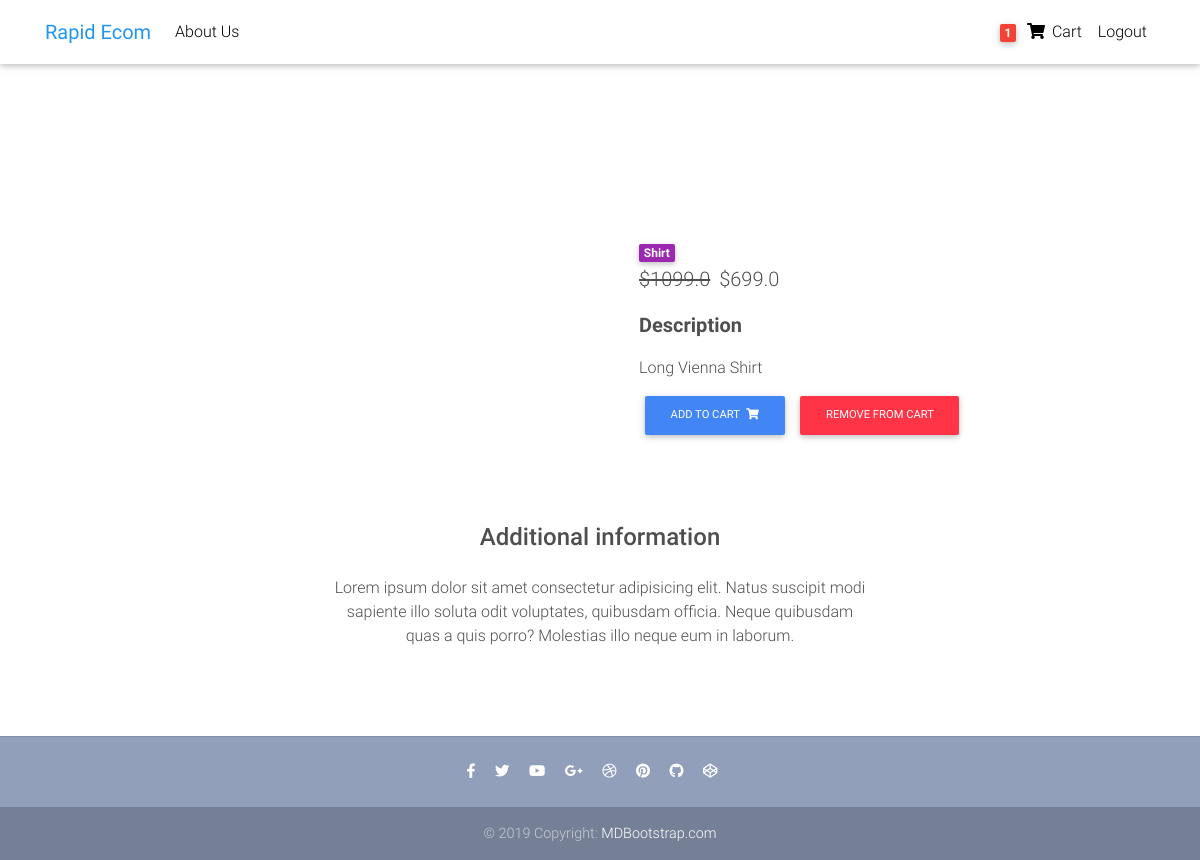
Page /ecom/product/test-product2/ (signed in) on the committed database.
### Ecommerce/models.py (models this page shows, shortened)
class Order(models.Model):
    user = models.ForeignKey(User, on_delete=models.CASCADE)
    items = models.ManyToManyField(OrderItem)
    start_date = models.DateTimeField(auto_now_add=True)
    ordered_date = models.DateTimeField()
    ordered = models.BooleanField(default=False)

class Item(models.Model):
    title = models.CharField(max_length=100)
    price = models.FloatField()
    discount_price = models.FloatField(blank=True, null=True)
    category = models.CharField(choices=CATEGORY_CHOICES, max_length=2)
    label = models.CharField(choices=LABEL_CHOICES, max_length=1)
    slug = models.SlugField()
    description = models.TextField()
    def get_add_to_cart_url(self):
        return reverse("add_to_cart", kwargs={"slug": self.slug})
    def get_remove_from_cart_url(self):
        return reverse("remove_from_cart", kwargs={"slug": self.slug})

### Ecommerce/views.py (the view)
# urls.py: path("product/<slug>/", ItemDetailView.as_view(), name="product-page"),
class ItemDetailView(DetailView):
    model = Item
    template_name = "product-page.html"

### Ecommerce/templatetags/cart_template_tags.py (called while the page is built)
@register.filter
def cart_item_count(user):
    if user.is_authenticated:
        qs = Order.objects.filter(user=user, ordered=False)
        if qs.exists():
            return qs[0].items.count()
    return 0

### Ecommerce/templates/product-page.html (shortened to what this page needs)
{% extends 'base.html' %}
{% block content %}
<main class="mt-5 pt-4">
  <div class="container dark-grey-text mt-5">
    <div class="row wow fadeIn">
      <div class="col-md-6 mb-4">
      </div>
      <div class="col-md-6 mb-4">
        <div class="p-4">
          <div class="mb-3">
            <a href="">
              <span class="badge purple mr-1">{{ object.get_category_display }}</span>
            </a>
            <p class="lead">
              {% if object.discount_price %}
              <span class="mr-1">
                <del>${{ object.price }}</del>
              </span>
              <span>${{ object.discount_price }}</span>
              {% else %}
              <span>${{ object.price }}</span>
              {% endif %}
            </p>
            <p class="lead font-weight-bold">Description</p>
            <p>{{ object.description }}</p>
            <a href="{{ object.get_add_to_cart_url }}" class="btn btn-primary btn-md my-0 p">
              Add to cart
              <i class="fas fa-shopping-cart ml-1"></i>
            </a>
            <a href="{{ object.get_remove_from_cart_url }}" class="btn btn-danger btn-md my-0 p">
              Remove from cart
            </a>
          </div>
        </div>
      </div>
      <div class="row d-flex justify-content-center wow fadeIn">
        <div class="col-md-6 text-center">
          <h4 class="my-4 h4">Additional information</h4>
          <p>Lorem ipsum dolor sit amet consectetur adipisicing elit. Natus suscipit modi sapiente illo soluta odit
            voluptates,
            quibusdam officia. Neque quibusdam quas a quis porro? Molestias illo neque eum in laborum.</p>
        </div>
      </div>
      <div class="row wow fadeIn">
        <div class="col-lg-4 col-md-12 mb-4">
        </div>
        <div class="col-lg-4 col-md-6 mb-4">
        </div>
        <div class="col-lg-4 col-md-6 mb-4">
        </div>
      </div>
    </div>
</main>
{% endblock content %}

### Ecommerce/templates/base.html (shortened to what this page needs)
{% load static %}
{% load cart_template_tags %}
<!DOCTYPE html>
<html lang="en">
<head>
   <link rel="stylesheet" href="https://use.fontawesome.com/releases/v5.11.2/css/all.css">
   <link href="{% static 'css/bootstrap.min.css' %}" rel="stylesheet">
   <link href="{% static 'css/mdb.min.css' %}" rel="stylesheet">
   <link href="{% static 'css/style.min.css' %}" rel="stylesheet">
   <link rel="stylesheet" href="{% static 'css/main.css' %}">
</head>
<body>
   <header>
      <nav class="navbar fixed-top navbar-expand-lg navbar-light white scrolling-navbar">
         <div class="container">
            <a class="navbar-brand waves-effect" href="{% url 'ecom-home' %}">
               <strong class="blue-text">Rapid Ecom</strong>
            </a>
            <div class="collapse navbar-collapse" id="navbarSupportedContent">
               <ul class="navbar-nav mr-auto">
                  <li class="nav-item">
                     <a class="nav-link waves-effect" href="{% url 'ecom-about' %}">About Us</a>
                  </li>
               </ul>
               <ul class="navbar-nav nav-flex-icons">
                  {% if request.user.is_authenticated %}
                  <li class="nav-item">
                     <a href="{% url 'order_summary' %}" class="nav-link waves-effect">
                        <span class="badge red z-depth-1 mr-1"> {{ request.user|cart_item_count }} </span>
                        <i class="fas fa-shopping-cart"></i>
                        <span class="clearfix d-none d-sm-inline-block"> Cart </span>
                     </a>
                  </li>
                  <li class="nav-item">
                     <a class="nav-link waves-effect" href="{% url 'logout' %}">
                        <span class="clearfix d-none d-sm-inline-block"> Logout </span>
                     </a>
                  </li>
                  {% endif %}
               </ul>
            </div>
         </div>
      </nav>
   </header>
   <div class="container">
      {% block content %}
      {% endblock content %}
   </div>
   <footer class="page-footer text-center font-small mt-4 wow fadeIn">
      <hr class="my-4">
      <div class="pb-4">
         <a href="https://www.facebook.com/mdbootstrap" target="_blank">
            <i class="fab fa-facebook-f mr-3"></i>
         </a>
         <a href="https://twitter.com/MDBootstrap" target="_blank">
            <i class="fab fa-twitter mr-3"></i>
         </a>
         <a href="https://www.youtube.com/watch?v=7MUISDJ5ZZ4" target="_blank">
            <i class="fab fa-youtube mr-3"></i>
         </a>
         <a href="https://plus.google.com/u/0/b/107863090883699620484" target="_blank">
            <i class="fab fa-google-plus-g mr-3"></i>
         </a>
         <a href="https://dribbble.com/mdbootstrap" target="_blank">
            <i class="fab fa-dribbble mr-3"></i>
         </a>
         <a href="https://pinterest.com/mdbootstrap" target="_blank">
            <i class="fab fa-pinterest mr-3"></i>
         </a>
         <a href="https://github.com/mdbootstrap/bootstrap-material-design" target="_blank">
            <i class="fab fa-github mr-3"></i>
         </a>
         <a href="http://codepen.io/mdbootstrap/" target="_blank">
            <i class="fab fa-codepen mr-3"></i>
         </a>
      </div>
      <div class="footer-copyright py-3">
         © 2019 Copyright:
         <a href="https://mdbootstrap.com/education/bootstrap/" target="_blank"> MDBootstrap.com </a>
      </div>
   </footer>
</body>
</html>

### Ecommerce/templates/base.html (style rules this page uses)
html, body, header, .carousel { height: 12vh; }

### rows in the picture
Item: category "Shirt", price "1099.0", discount_price "699.0", description "Long Vienna Shirt"

### other values in the picture
{{ request.user|cart_item_count }} "1"
